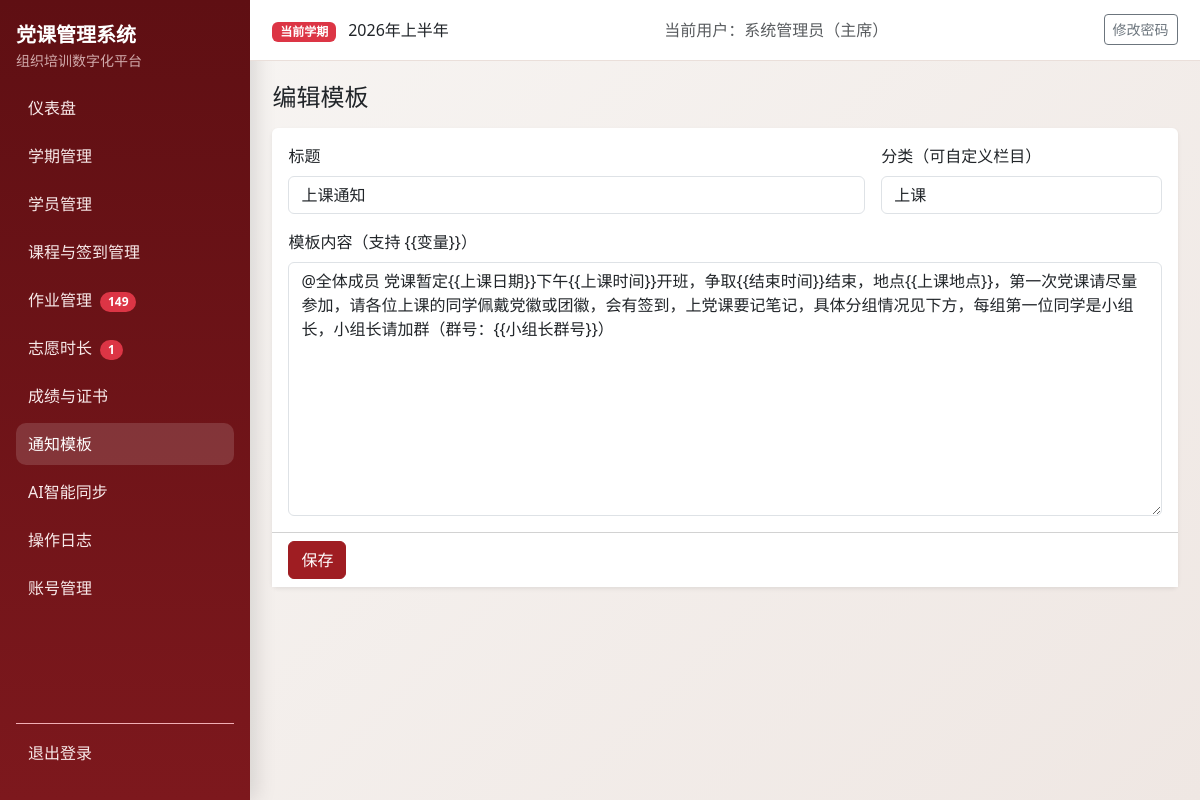
The page /notifications/7/edit (signed in) on the database its author committed.
### models.py (models this page shows, shortened)
class Semester(db.Model):
    __tablename__ = "semesters"
    id = db.Column(db.Integer, primary_key=True)
    name = db.Column(db.String(100), nullable=False)
    period_code = db.Column(db.String(20), nullable=True)
    period_positive = db.Column(db.String(20), nullable=True)
    period_development = db.Column(db.String(20), nullable=True)
    period_probationary = db.Column(db.String(20), nullable=True)
    year = db.Column(db.Integer, nullable=False)
    status = db.Column(db.String(20), nullable=False, default="active")
    exam_weight = db.Column(db.Integer, nullable=False, default=40)
    attendance_weight = db.Column(db.Integer, nullable=False, default=30)
    assignment_weight = db.Column(db.Integer, nullable=False, default=20)
    volunteer_weight = db.Column(db.Integer, nullable=False, default=10)
    pass_threshold = db.Column(db.Float, nullable=False, default=60.0)
    volunteer_target_hours = db.Column(db.Float, nullable=False, default=0.0)
    min_attendance_sessions = db.Column(db.Integer, nullable=False, default=2)
    created_at = db.Column(db.DateTime, default=datetime.utcnow, nullable=False)
    students = db.relationship("Student", back_populates="semester", cascade="all, delete-orphan")
    course_sessions = db.relationship("CourseSession", back_populates="semester", cascade="all, delete-orphan")
    assignments = db.relationship("Assignment", back_populates="semester", cascade="all, delete-orphan")
    volunteer_records = db.relationship(
        "VolunteerRecord", back_populates="semester", cascade="all, delete-orphan"
    )
    exam_records = db.relationship("ExamRecord", back_populates="semester", cascade="all, delete-orphan")
    final_scores = db.relationship("FinalScore", back_populates="semester", cascade="all, delete-orphan")

class User(UserMixin, db.Model):
    __tablename__ = "users"
    id = db.Column(db.Integer, primary_key=True)
    username = db.Column(db.String(80), unique=True, nullable=False, index=True)
    password_hash = db.Column(db.String(255), nullable=False)
    role = db.Column(db.String(20), nullable=False, default="staff")
    real_name = db.Column(db.String(80), nullable=True)
    created_at = db.Column(db.DateTime, default=datetime.utcnow, nullable=False)

class NotificationTemplate(db.Model):
    __tablename__ = "notification_templates"
    id = db.Column(db.Integer, primary_key=True)
    title = db.Column(db.String(200), nullable=False)
    content = db.Column(db.Text, nullable=False)
    category = db.Column(db.String(20), nullable=False, default="其他")
    created_at = db.Column(db.DateTime, default=datetime.utcnow, nullable=False)
    updated_at = db.Column(
        db.DateTime,
        default=datetime.utcnow,
        onupdate=datetime.utcnow,
        nullable=False,
    )

### blueprints/notifications.py (the view, shortened to what this page needs)
@notifications_bp.route("/<int:item_id>/edit", methods=["GET", "POST"])
@login_required
@role_required("admin")
def edit_template(item_id: int):
	item = db.session.get(NotificationTemplate, item_id)
	if not item:
		flash("模板不存在。", "danger")
		return redirect(url_for("notifications_bp.template_list"))
	categories = [c[0] for c in db.session.query(NotificationTemplate.category).distinct().all()]
	return render_template("notifications/form.html", item=item, categories=categories)

### authz.py (called while the page is built)
def normalize_role(role: str | None) -> str:
    value = (role or "staff").strip().lower()
    if value not in ROLE_LABELS:
        return "staff"
    return value

def role_label(role: str | None) -> str:
    return ROLE_LABELS.get(normalize_role(role), "干事")

def can_view_logs(role: str | None) -> bool:
    return normalize_role(role) in {"admin", "minister"}

def can_manage_accounts(role: str | None) -> bool:
    return normalize_role(role) == "admin"

def can_edit_notification_templates(role: str | None) -> bool:
    return normalize_role(role) in {"admin", "minister"}

def role_required(*roles):
    def decorator(func):
        allowed_roles = _expand_allowed_roles(roles)
        @wraps(func)
        def wrapper(*args, **kwargs):
            if not current_user.is_authenticated:
                return redirect(url_for("auth_bp.login"))
            if normalize_role(getattr(current_user, "role", None)) not in allowed_roles:
                flash("当前账号无权限执行该操作。", "danger")
                return redirect(request.referrer or url_for("auth_bp.dashboard"))
            return func(*args, **kwargs)
        return wrapper
    return decorator

### templates/notifications/form.html (shortened to what this page needs)
{% extends "base.html" %}
{% block content %}
<h1 class="h4 mb-3">{{ '编辑模板' if item else '新建模板' }}</h1>
<form method="post" class="card border-0 shadow-sm">
  <div class="card-body row g-3">
    <div class="col-md-8"><label class="form-label">标题</label><input class="form-control" name="title" required maxlength="200" value="{{ item.title if item else '' }}"></div>
    <div class="col-md-4">
      <label class="form-label">分类（可自定义栏目）</label>
      <input class="form-control" name="category" list="categoryOptions" required value="{{ item.category if item else '' }}">
    </div>
    <div class="col-12"><label class="form-label">模板内容（支持 {{'{{变量}}'}}）</label><textarea class="form-control" rows="10" name="content" required>{{ item.content if item else '' }}</textarea></div>
  </div>
  <div class="card-footer bg-white"><button class="btn btn-primary">保存</button></div>
</form>
{% endblock %}

### templates/base.html (shortened to what this page needs)
<!doctype html>
<html lang="zh-CN">
<head>
  <link href="https://cdn.jsdelivr.net/npm/bootstrap@5.3.3/dist/css/bootstrap.min.css" rel="stylesheet">
</head>
<body>
  {% if current_user.is_authenticated %}
  {% set endpoint = request.endpoint or '' %}
  {% set bp = request.blueprint or '' %}
  <div class="layout">
    <aside class="sidebar d-flex flex-column">
      <div class="mb-3">
        <div class="fw-bold fs-5 text-white">党课管理系统</div>
        <div class="small opacity-75">组织培训数字化平台</div>
      </div>
      <nav class="nav flex-column mb-3">
        <a class="nav-link {% if endpoint == 'auth_bp.dashboard' %}active{% endif %}" href="{{ url_for('auth_bp.dashboard') }}">仪表盘</a>
        <a class="nav-link {% if bp == 'semester_bp' %}active{% endif %}" href="{{ url_for('semester_bp.list_semesters') }}">学期管理</a>
        <a class="nav-link {% if bp == 'students_bp' %}active{% endif %}" href="{{ url_for('students_bp.list_students') }}">学员管理</a>
        <a class="nav-link {% if bp in ['courses_bp', 'attendance_bp'] %}active{% endif %}" href="{{ url_for('courses_bp.list_courses') }}">课程与签到管理</a>
        <a class="nav-link {% if bp == 'assignments_bp' %}active{% endif %}" href="{{ url_for('assignments_bp.assignments_overview') }}">作业管理
          {% if pending_assignment_students > 0 %}
            <span class="badge rounded-pill text-bg-danger ms-1">{{ pending_assignment_students }}</span>
          {% endif %}
        </a>
        <a class="nav-link {% if bp == 'volunteers_bp' %}active{% endif %}" href="{{ url_for('volunteers_bp.volunteer_overview') }}">志愿时长
          {% if pending_volunteer_records > 0 %}
            <span class="badge rounded-pill text-bg-danger ms-1">{{ pending_volunteer_records }}</span>
          {% endif %}
        </a>
        <a class="nav-link {% if bp == 'scores_bp' %}active{% endif %}" href="{{ url_for('scores_bp.result_overview') }}">成绩与证书</a>
        <a class="nav-link {% if bp == 'notifications_bp' %}active{% endif %}" href="{{ url_for('notifications_bp.template_list') }}">通知模板</a>
        <a class="nav-link {% if bp == 'ai_tools_bp' %}active{% endif %}" href="{{ url_for('ai_tools_bp.index') }}">AI智能同步</a>
        {% if can_view_logs %}
        <a class="nav-link {% if endpoint == 'auth_bp.operation_logs' %}active{% endif %}" href="{{ url_for('auth_bp.operation_logs') }}">操作日志</a>
        {% endif %}
        {% if can_manage_accounts %}
        <a class="nav-link {% if endpoint == 'auth_bp.account_list' %}active{% endif %}" href="{{ url_for('auth_bp.account_list') }}">账号管理</a>
        {% endif %}
      </nav>
      <div class="mt-auto pt-2 border-top border-danger-subtle">
        <form method="post" action="{{ url_for('auth_bp.logout') }}">
          <button type="submit" class="nav-link border-0 bg-transparent w-100 text-start">退出登录</button>
        </form>
      </div>
    </aside>
    <div class="content-wrap">
      <header class="topbar">
        <div>
          <span class="badge text-bg-danger">当前学期</span>
          <span class="ms-2">{{ current_semester.name if current_semester else '未设置激活学期' }}</span>
        </div>
        <div class="text-muted">当前用户：{{ current_user.real_name or current_user.username }}（{{ current_user_role_label }}）</div>
        <div>
          <a class="btn btn-sm btn-outline-secondary" href="{{ url_for('auth_bp.change_password') }}">修改密码</a>
        </div>
      </header>
      <main class="page-content">
        {% block content %}{% endblock %}
      </main>
    </div>
  </div>
  {% else %}
    {% block auth_content %}{% endblock %}
  {% endif %}
</body>
</html>

### templates/base.html (style rules this page uses)
:root { --pc-primary: #9f1d22; --pc-primary-dark: #7f1519; --pc-sidebar-bg: #5f0f13; --pc-sidebar-text: #f6dddd; --pc-bg: #f8f6f4; --pc-card: #ffffff; }
body { background: linear-gradient(135deg, #f8f6f4 0%, #efe7e3 100%); min-height: 100vh; }
.layout { display: flex; min-height: 100vh; }
.sidebar { width: 250px; background: linear-gradient(180deg, var(--pc-sidebar-bg), #7d181d); color: var(--pc-sidebar-text); position: fixed; top: 0; left: 0; bottom: 0; padding: 1.25rem 1rem; box-shadow: 6px 0 20px rgba(0, 0, 0, 0.12); }
.sidebar .nav-link { color: #f8eaea; border-radius: 10px; margin-bottom: 0.4rem; padding: 0.55rem 0.75rem; }
.sidebar .nav-link.active, .sidebar .nav-link:hover { background: rgba(255, 255, 255, 0.14); color: #fff; }
.content-wrap { margin-left: 250px; width: calc(100% - 250px); }
.topbar { background: var(--pc-card); border-bottom: 1px solid #eadfda; padding: 0.9rem 1.4rem; display: flex; justify-content: space-between; align-items: center; position: sticky; top: 0; z-index: 5; }
.page-content { padding: 1.4rem; }
.btn-primary { background-color: var(--pc-primary); border-color: var(--pc-primary); }

### rows shown on the page
Semester: name "2026年上半年"
User: real_name "系统管理员"
NotificationTemplate: title "上课通知", category "上课", content "@全体成员 党课暂定{{上课日期}}下午{{上课时间}}开班，争取{{结束时间}}结束，地点{{上课地点}}，第一次党课请尽量参加，请各位上课的同学佩戴党徽或团徽，会有签到，上党课要记笔记，具体分组情况见下方，每组第一位同学是小组长，小组长请加群（群号：{{小组长群号}}）"

### other values the page prints
{{ pending_assignment_students }} "149"
{{ pending_volunteer_records }} "1"
{{ current_user_role_label }} "主席"
{{ '编辑模板' if item else '新建模板' }} "编辑模板"
{{ '{{变量}}' }} "{{变量}}"
